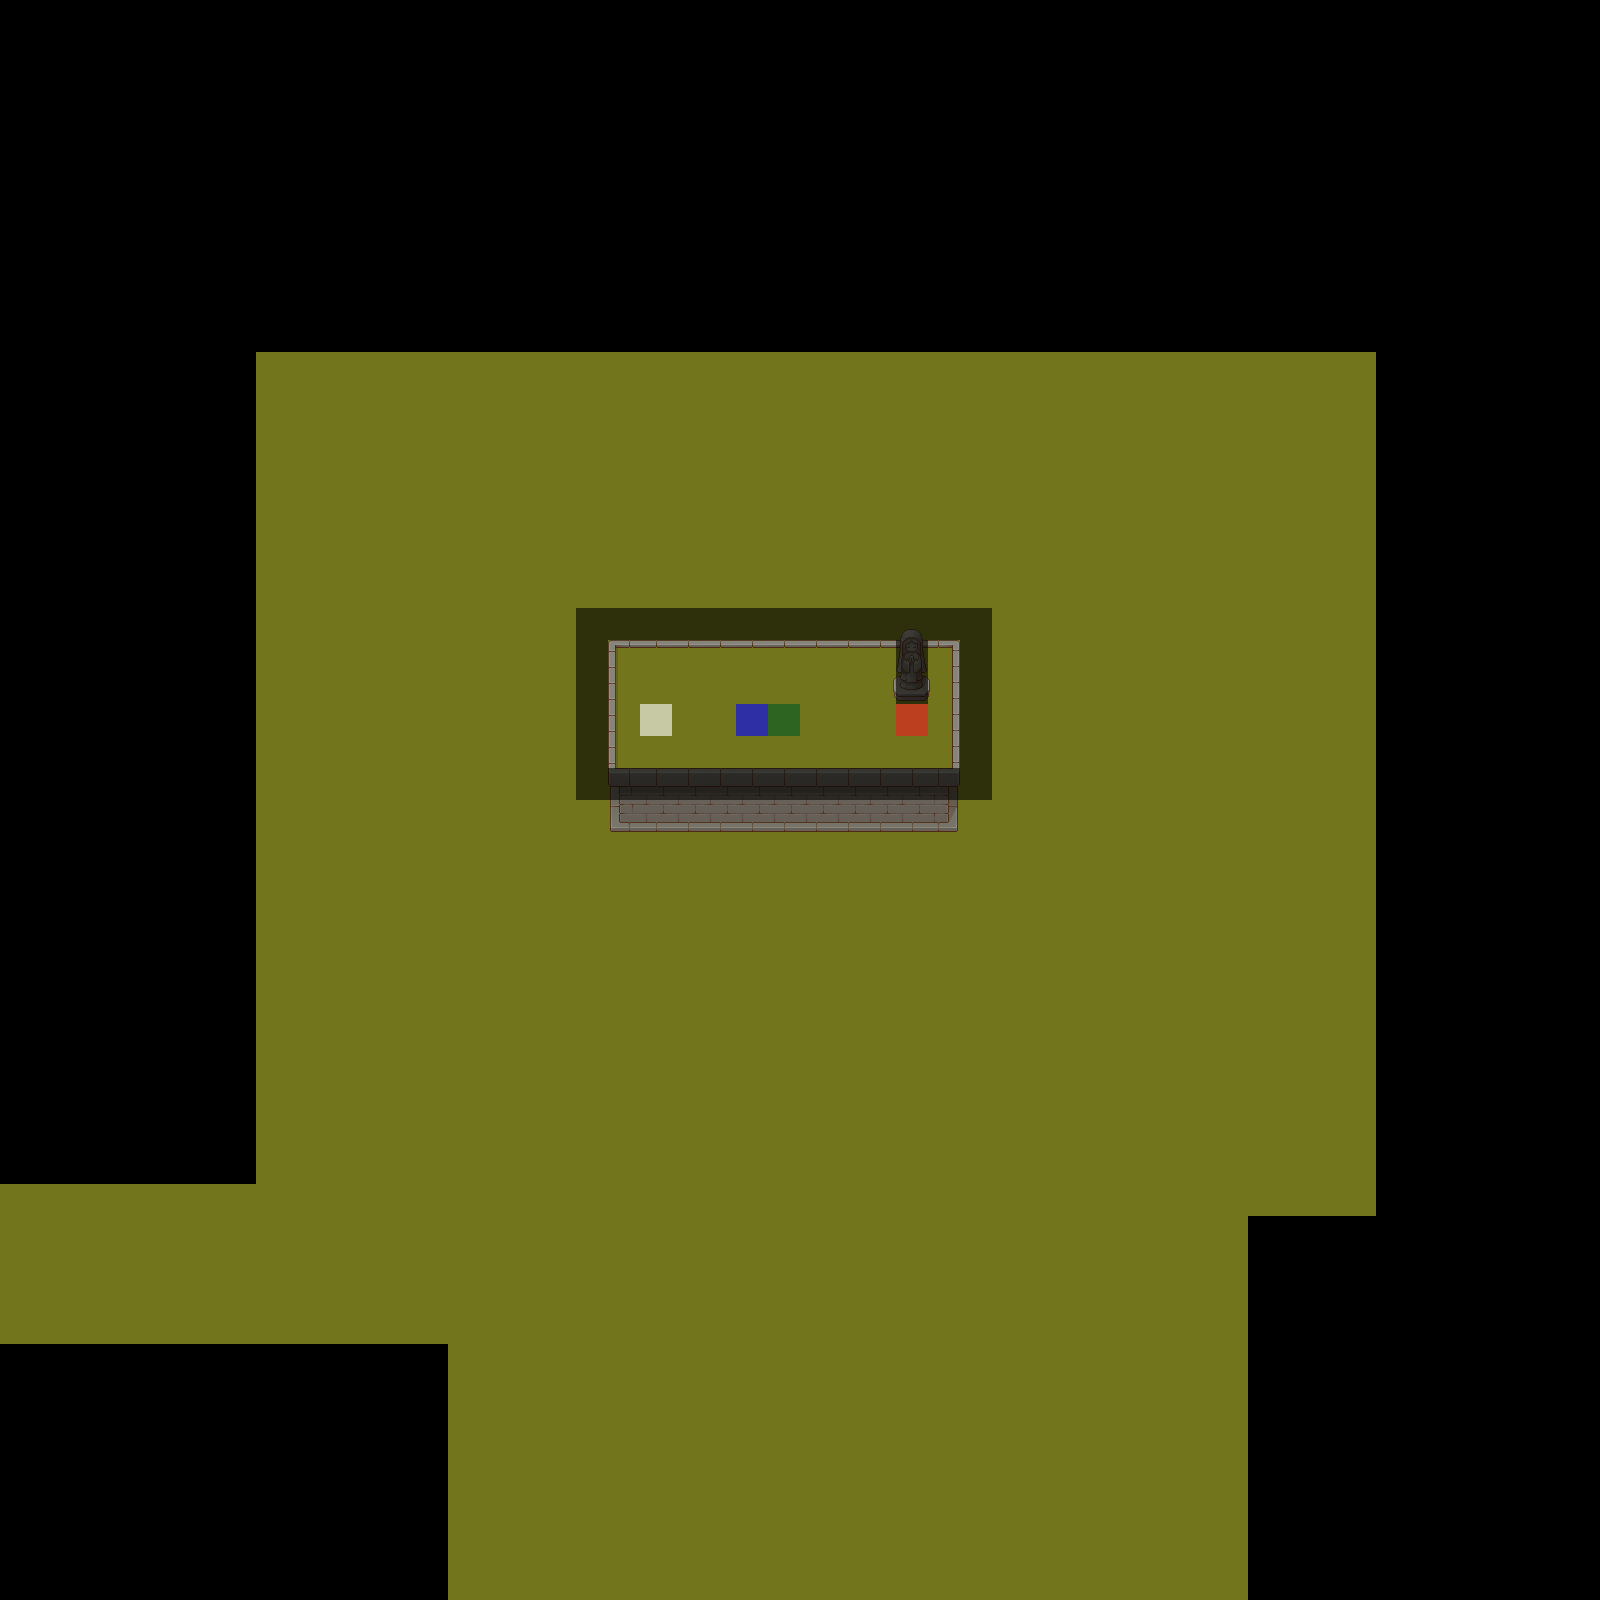

A 2D game scene composited from a Tiled map and its tileset images. What follows is a short description and the map's XML, with each tile layer's data collapsed to a summary:
An orthogonal 50x50 tile map with 32x32 px tiles, 14 tile layers (Grass, Wall, Struct, Props, ...), 5 tilesets.

<map version="1.4" tiledversion="1.4.3" orientation="orthogonal" renderorder="right-down" width="50" height="50" tilewidth="32" tileheight="32" infinite="0" nextlayerid="15" nextobjectid="1">
 <tileset firstgid="1" source="../tsx/TX Tileset Grass.tsx" />
 <tileset firstgid="65" source="../tsx/TX Tileset Wall.tsx" />
 <tileset firstgid="321" source="../tsx/EventFlag.tsx" />
 <tileset firstgid="331" source="../tsx/Flag.tsx" />
 <tileset firstgid="337" source="../tsx/TX Props.tsx" />
 <layer id="1" name="Grass" width="50" height="50">
  <data>[2500 cells, 1309 non-empty, 1 distinct tile ids]</data>
 </layer>
 <layer id="10" name="Wall" width="50" height="50">
  <data>[2500 cells, 39 non-empty, 11 distinct tile ids]</data>
 </layer>
 <layer id="11" name="Struct" width="50" height="50">
  <data>[2500 cells, 0 non-empty, 0 distinct tile ids]</data>
 </layer>
 <layer id="5" name="Props" width="50" height="50">
  <data>[2500 cells, 9 non-empty, 9 distinct tile ids]</data>
 </layer>
 <layer id="12" name="Plant" width="50" height="50">
  <data>[2500 cells, 0 non-empty, 0 distinct tile ids]</data>
 </layer>
 <layer id="2" name="Player" width="50" height="50">
  <data>[2500 cells, 1 non-empty, 1 distinct tile ids]</data>
 </layer>
 <layer id="3" name="Box" width="50" height="50">
  <data>[2500 cells, 1 non-empty, 1 distinct tile ids]</data>
 </layer>
 <layer id="4" name="Goal" width="50" height="50">
  <data>[2500 cells, 2 non-empty, 2 distinct tile ids]</data>
 </layer>
 <layer id="7" name="TeleportGate" width="50" height="50">
  <data>[2500 cells, 0 non-empty, 0 distinct tile ids]</data>
 </layer>
 <layer id="14" name="Water" width="50" height="50">
  <data>[2500 cells, 0 non-empty, 0 distinct tile ids]</data>
 </layer>
 <layer id="8" name="Key" width="50" height="50">
  <data>[2500 cells, 0 non-empty, 0 distinct tile ids]</data>
 </layer>
 <layer id="9" name="Door" width="50" height="50">
  <data>[2500 cells, 0 non-empty, 0 distinct tile ids]</data>
 </layer>
 <layer id="6" name="Barrier" width="50" height="50">
  <data>[2500 cells, 36 non-empty, 2 distinct tile ids]</data>
 </layer>
 <layer id="13" name="WaterBarrier" width="50" height="50">
  <data>[2500 cells, 0 non-empty, 0 distinct tile ids]</data>
 </layer>
</map>
